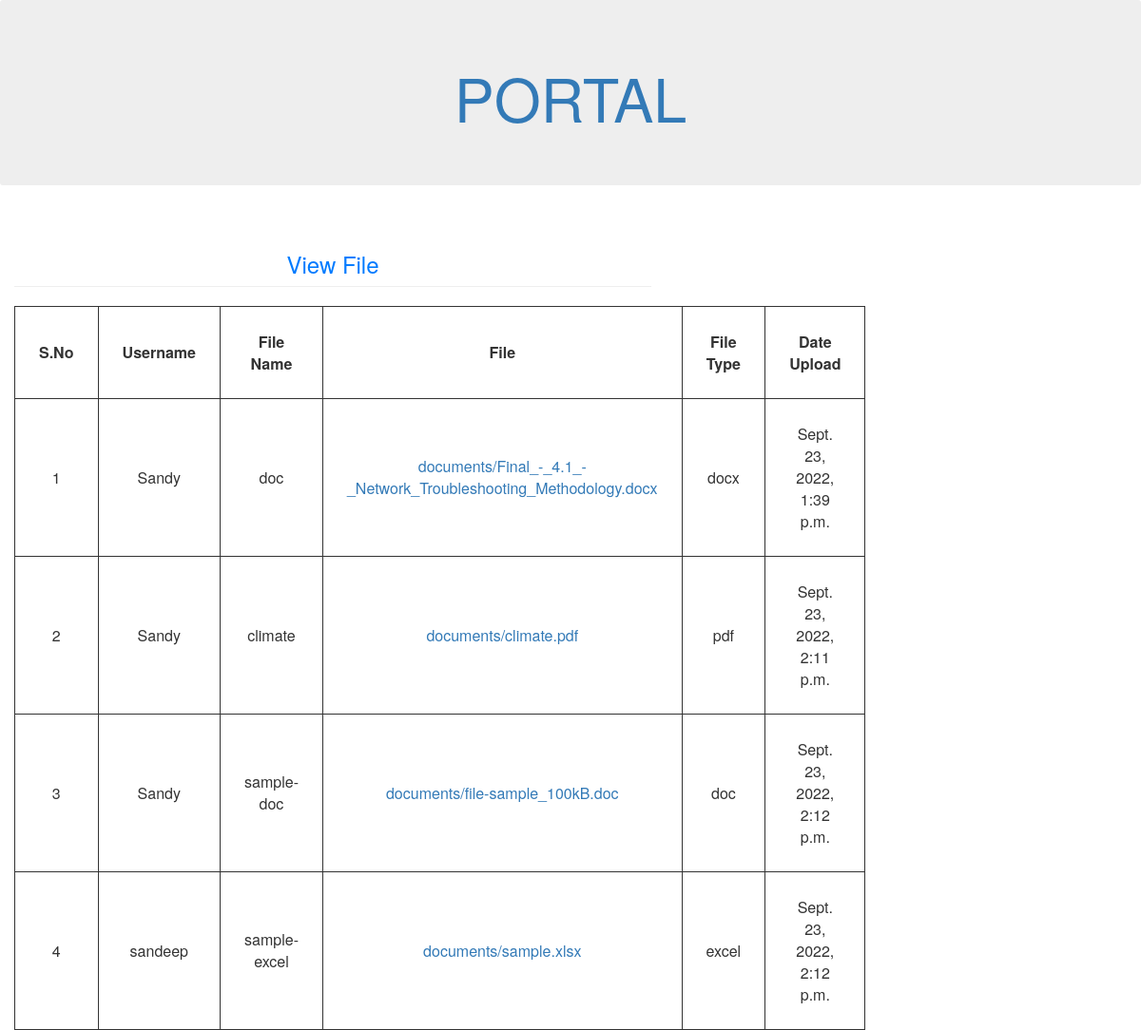
The app's page /index/, older data.
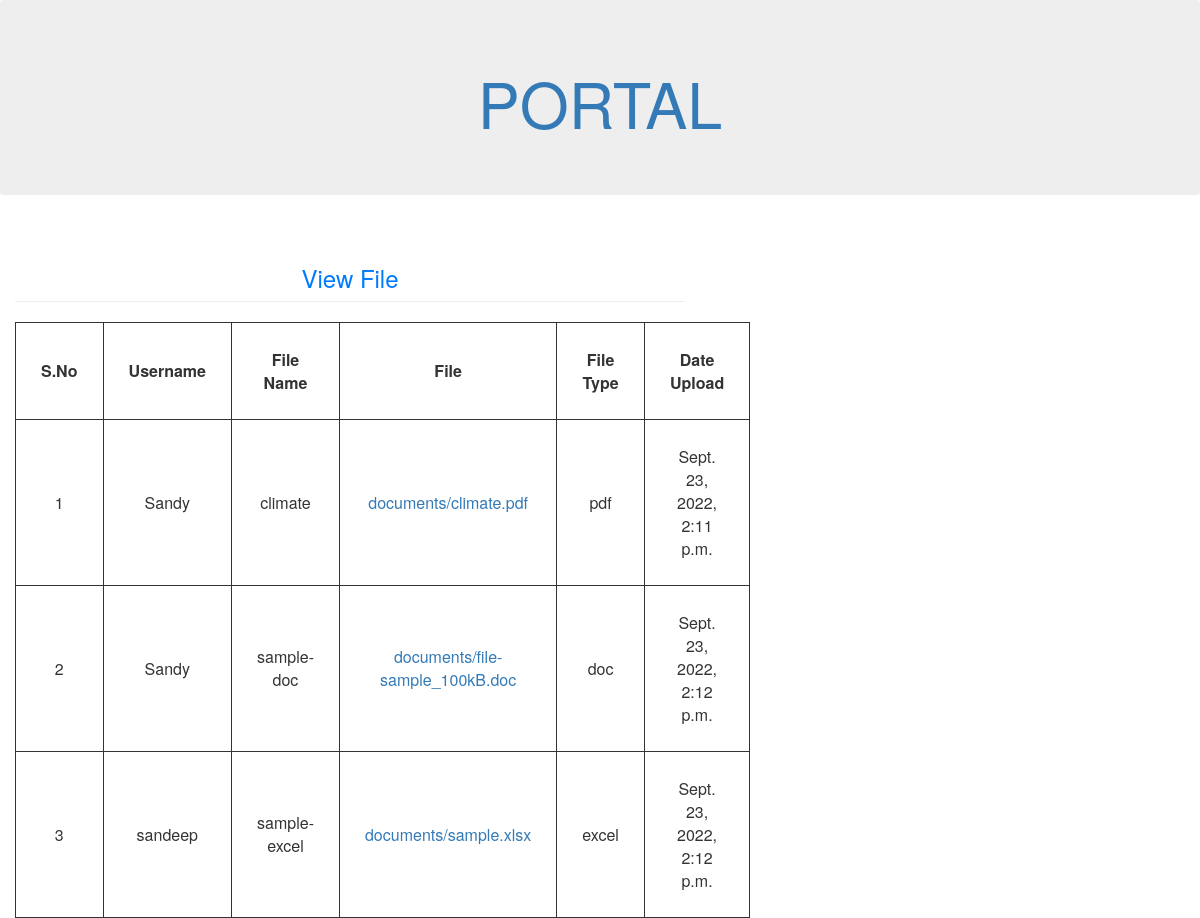
The same page, newer data.
### portal/models.py (models this page shows, shortened)
class MyFileUpload(models.Model):
    username = models.CharField(max_length=100)
    uploaded_at = models.DateTimeField(auto_now_add=True)
    file_name = models.CharField(max_length=50)
    file_type = models.CharField(max_length=50)
    file = models.FileField(upload_to='documents')

### portal/views.py (the view)
# urls.py: path('index/',views.index,name='index'),
def index(request):
    mydata=MyFileUpload.objects.all()
    myform=MyFileForm()
    if mydata!='':
        context={'form':myform,'mydata':mydata}
        return render(request,'index.html',context)
    else:
        context={'form':myform}
        return render(request,"index.html",context)

### templates/index.html (shortened to what this page needs)
{% extends 'base.html' %}
{% block content %}
    <div class="jumbotron text-center">
        <header>
            <h1><a href="/home">PORTAL</a></h1>
        </header>
    </div>
    <div class="col-md-7">
        {% if mydata %}
        <h3 class="page-header text-primary text-center">View File</h3>
            <table class="center">
                <thead>
                    <tr>
                        <th style="text-align:center">S.No</th>
                        <th>Username</th>
                        <th>File Name</th>
                        <th>File</th>
                        <th>File Type</th>
                        <th>Date Upload</th>
                    </tr>
                </thead>
                {% for data in mydata %}
                    <tbody>
                        <tr>
                            <td style="text-align:center">{{forloop.counter}}</td>
                            <td>{{data.username}}</td>
                            <td>{{data.file_name}}</td>
                            <td><a href="{{data.file.url}}">{{data.file}}</a></td>
                            <td>{{data.file_type}}</td>
                            <td>{{data.uploaded_at}}</td>
                        </tr>
                    </tbody>
                {% endfor %}
            </table>
        </div>
        {% endif %}
{% endblock %}

Row changes from the older to the newer data that the page shows:
removed MyFileUpload: username "Sandy", file_name "doc", file "documents/Final_-_4.1_-_Network_Troubleshooting_Methodology.docx", file_type "docx", uploaded_at "Sept. 23, 2022, 1:39 p.m."
